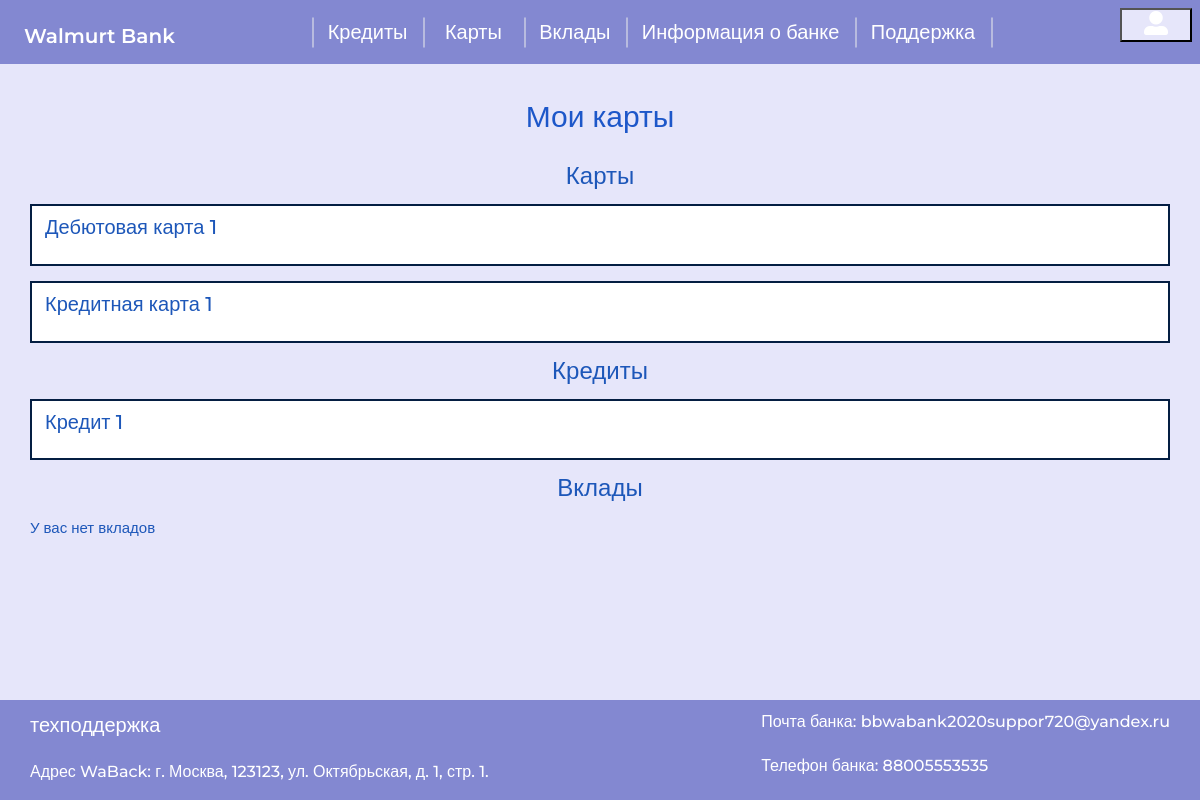
Screenshot of /account/account_cards (signed in) with the database file from the repository.
### data/classes.py (models this page shows, shortened)
class Cards(SqlAlchemyBase, UserMixin):
    __tablename__ = 'cards'
    id = sqlalchemy.Column(sqlalchemy.Integer, primary_key=True, autoincrement=True)
    name = sqlalchemy.Column(sqlalchemy.String(30), nullable=False)
    sum_ = sqlalchemy.Column(sqlalchemy.Integer, nullable=False, default=0)
    fio = sqlalchemy.Column(sqlalchemy.String(100), nullable=False)
    tel = sqlalchemy.Column(sqlalchemy.String(12), nullable=False)
    nomer = sqlalchemy.Column(sqlalchemy.String(30), nullable=False)
    vidan = sqlalchemy.Column(sqlalchemy.String(30), nullable=False)
    card_number = sqlalchemy.Column(sqlalchemy.String(17), nullable=True)
    pin = sqlalchemy.Column(sqlalchemy.String(4), nullable=False)
    secret_code = sqlalchemy.Column(sqlalchemy.String(3), nullable=False)
    service_price = sqlalchemy.Column(sqlalchemy.Integer, nullable=True)
    privileges = sqlalchemy.Column(sqlalchemy.String, nullable=True)
    transfer_history = sqlalchemy.Column(sqlalchemy.String, nullable=True)
    block = sqlalchemy.Column(sqlalchemy.Boolean, nullable=True, default=0)
    user_id = sqlalchemy.Column(sqlalchemy.String, sqlalchemy.ForeignKey("users.id"), nullable=True)
    d = str(datetime.date(datetime.now())).split('-')
    d = date(*list(map(int, [str((int(d[0]) + 3))] + d[1:])))
    modifed_date = sqlalchemy.Column(sqlalchemy.DateTime, default=d)

class CreditCards(SqlAlchemyBase, UserMixin):
    __tablename__ = 'credit_cards'
    id = sqlalchemy.Column(sqlalchemy.Integer, primary_key=True, autoincrement=True)
    name = sqlalchemy.Column(sqlalchemy.String, nullable=False)
    sum_ = sqlalchemy.Column(sqlalchemy.Integer, nullable=False)
    start_sum = sqlalchemy.Column(sqlalchemy.Integer, nullable=False)
    fio = sqlalchemy.Column(sqlalchemy.String, nullable=False)
    tel = sqlalchemy.Column(sqlalchemy.String, nullable=False)
    nomer = sqlalchemy.Column(sqlalchemy.String, nullable=False)
    vidan = sqlalchemy.Column(sqlalchemy.String, nullable=False)
    place_of_work = sqlalchemy.Column(sqlalchemy.String, nullable=False)
    term = sqlalchemy.Column(sqlalchemy.Integer, nullable=False)
    percent = sqlalchemy.Column(sqlalchemy.String, nullable=False)
    nonpercent = sqlalchemy.Column(sqlalchemy.Integer, nullable=False)
    monthly_percent = sqlalchemy.Column(sqlalchemy.Integer, nullable=False)
    card_number = sqlalchemy.Column(sqlalchemy.String, nullable=False)
    pin = sqlalchemy.Column(sqlalchemy.String, nullable=False)
    secret_code = sqlalchemy.Column(sqlalchemy.String, nullable=False)
    transfer_history = sqlalchemy.Column(sqlalchemy.String, nullable=True)
    block = sqlalchemy.Column(sqlalchemy.Boolean, nullable=True, default=0)
    user_id = sqlalchemy.Column(sqlalchemy.String, sqlalchemy.ForeignKey("users.id"), nullable=True)
    d = str(datetime.date(datetime.now())).split('-')
    d = date(*list(map(int, [str((int(d[0]) + 3))] + d[1:])))
    modifed_date = sqlalchemy.Column(sqlalchemy.DateTime, default=d)

class Credits(SqlAlchemyBase, UserMixin):
    __tablename__ = 'credits'
    id = sqlalchemy.Column(sqlalchemy.Integer, primary_key=True, autoincrement=True)
    name = sqlalchemy.Column(sqlalchemy.String, nullable=False)
    sum_ = sqlalchemy.Column(sqlalchemy.Integer, nullable=False)
    start_sum = sqlalchemy.Column(sqlalchemy.Integer, nullable=False)
    fio = sqlalchemy.Column(sqlalchemy.String, nullable=False)
    tel = sqlalchemy.Column(sqlalchemy.String, nullable=False)
    nomer = sqlalchemy.Column(sqlalchemy.String, nullable=False)
    vidan = sqlalchemy.Column(sqlalchemy.String, nullable=False)
    place_of_work = sqlalchemy.Column(sqlalchemy.String, nullable=False)
    percent = sqlalchemy.Column(sqlalchemy.String, nullable=False)
    monthly_percent = sqlalchemy.Column(sqlalchemy.Integer, nullable=False)
    transfer_card = sqlalchemy.Column(sqlalchemy.String, nullable=True)
    transfer_history = sqlalchemy.Column(sqlalchemy.String, nullable=True)
    block = sqlalchemy.Column(sqlalchemy.Boolean, nullable=True, default=0)
    user_id = sqlalchemy.Column(sqlalchemy.String, sqlalchemy.ForeignKey("users.id"), nullable=True)
    modifed_date = sqlalchemy.Column(sqlalchemy.DateTime, default=datetime.date(datetime.now()))

### main.py (the view)
@app.route('/account/account_cards', methods=["GET", "POST"])
def account_cards():
    if current_user.is_authenticated:
        db_sess = db_session.create_session()
        cards_ = [(card.name, card.sum_, card.card_number, card.secret_code, list(map(lambda x: x.split('|'), str(card.transfer_history).split(';')[1:]))) for card in
                     db_sess.query(Cards).filter(Cards.user_id == current_user.id).all()] + \
                    [(card.name, card.sum_, card.card_number, card.secret_code, list(map(lambda x: x.split('|'), str(card.transfer_history).split(';')[1:]))) for card in
                     db_sess.query(CreditCards).filter(CreditCards.user_id == current_user.id).all()] + \
                    [(card.name, card.sum_, card.card_number, card.secret_code, list(map(lambda x: x.split('|'), str(card.transfer_history).split(';')[1:]))) for card in
                     db_sess.query(PensionСards).filter(PensionСards.user_id == current_user.id).all()]
        credits_ = [(credit.name, credit.sum_, credit.percent, credit.monthly_percent, list(map(lambda x: x.split('|'), str(credit.transfer_history).split(';')[1:]))) for credit in db_sess.query(Credits).filter(Credits.user_id == current_user.id).all()]
        o = [(ow.name, ow.sum_, ow.percent, list(map(lambda x: x.split('|'), str(ow.transfer_history).split(';')[1:]) )) for ow in db_sess.query(Сontributions).filter(Сontributions.user_id == current_user.id).all()]
        print(cards_)
        print(credits_)
        print(o)
        return render_template('account_cards.html', options=options, cards_=cards_, credits_=credits_, o=o)
    else:
        return render_template(
            'info.html', options=options,
            message='Необходимо зарегестрироваться')

### data/db_session.py (called while the page is built)
def create_session() -> Session:
    global __factory
    return __factory()

### main.py (called while the page is built)
@login_manager.user_loader
def load_user(user_id):
    db_sess = db_session.create_session()
    return db_sess.query(Users).get(user_id)

### templates/account_cards.html (shortened to what this page needs)
{% extends "base.html" %}
{% block content %}
<h2 align="center">Мои карты</h2>
<div class="table_container">
    <h3 align="center">Карты</h3>
    <div id="accordion">
        {% if cards_|length == 0 %}
          <div class="inf">
            У вас нет карт
          </div>
        {% else %}
          {% for i in cards_ %}
          <div class="card">
            <div class="card-header" id="heading{{ loop.index }}">
              <h5 class="mb-0">
                <button class="btn btn-link collapsed" data-toggle="collapse" data-target="#collapse{{ loop.index }}" aria-expanded="false" aria-controls="collapse{{ loop.index }}">
                  {{ i[0] }}
                </button>
              </h5>
            </div>
          </div>
          {% endfor %}
        {% endif %}
    </div>
    <h3 align="center">Кредиты</h3>
    <div id="accordion">
        {% if credits_|length == 0 %}
          <div class="inf">
            У вас нет кредитов
          </div>
        {% else %}
          {% for i in credits_ %}
          <div class="card">
            <div class="card-header" id="hding{{ loop.index }}">
              <h5 class="mb-0">
                <button class="btn btn-link collapsed" data-toggle="collapse" data-target="#coapse{{ loop.index }}" aria-expanded="false" aria-controls="coapse{{ loop.index }}">
                  {{ i[0] }}
                </button>
              </h5>
            </div>
          </div>
          {% endfor %}
        {% endif %}
    </div>
    <h3 align="center">Вклады</h3>
    <div id="accordion">
        {% if o|length == 0 %}
          <div class="inf">
            У вас нет вкладов
          </div>
        {% endif %}
    </div>
</div>
<br>
{% endblock %}

### static/css/style.css (style rules this page uses)
html { height: 100%; }
body { margin: 0; color: #fff; min-height: 100%; display: grid; grid-template-rows: auto 1fr auto; }
body { margin: 0; line-height: 1.5; font-weight: 500; position: relative; min-height: 100vh; font-family: 'Montserrat', sans-serif; background-color: lavender; }
h1, h2, h3, h4, h5, h6 { margin: 0; padding: 0; }
.btn.btn-link { margin-bottom: 15px; color: #1d57b9; font-size: 20px; font-weight: 500; text-decoration: none; }
h1, h2 { color: #1d57c9; padding-bottom: 30px; }
.card { background: #fff; border: 2px solid #041e42; margin-bottom: 15px; }
h3 { padding-bottom: 15px; }

### rows the page displays
Cards: name "Дебютовая карта 1"
CreditCards: name "Кредитная карта 1"
Credits: name "Кредит 1"

### other values shown
{{ key }} "Кредиты" "Вклады" "Информация о банке" "Поддержка"
{{ key }} "Карты"
